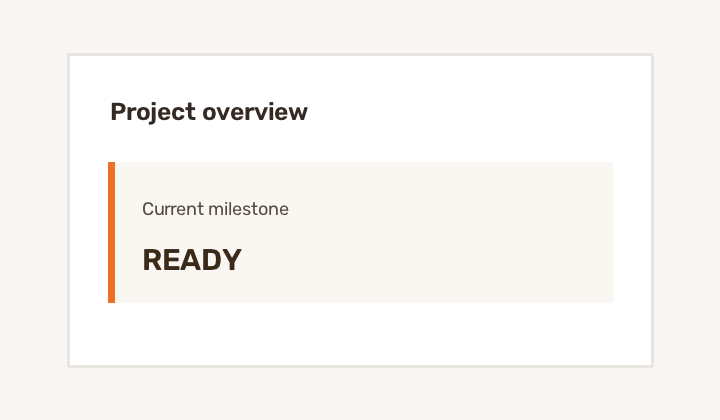
#> input picture examples/before.png, 720 x 420 px
$ python cli.py ../../examples/before.png -o out.png
#> lines starting #> are read from the running program, lines starting #| are printed output that depends on the picture; after the words box and inside, x2 and y2 are one past the last pixel; in counts of white or black regions, pixels touching at a corner belong together
#> in main, image is the input picture: shape (420, 720, 3); mean B, G, R 244.1, 246.4, 248.7
### src/first_step_non_vibe/detection.py
"""Detect narrow, solid vertical accent bars in screenshots."""

from __future__ import annotations

from dataclasses import dataclass

import cv2
import numpy as np


@dataclass(frozen=True, slots=True)
class DetectionConfig:
    """Geometry and contrast thresholds for accent detection."""

    min_height: int = 40
    max_width: int = 20
    sensitivity: float = 24.0


def detect_vertical_accents(
    image: np.ndarray,
    config: DetectionConfig | None = None,
) -> np.ndarray:
    """Return a uint8 mask whose white pixels are detected accent bars."""

    cfg = config or DetectionConfig()
    if image.ndim != 3 or image.shape[2] != 3:
        raise ValueError("image must be a BGR array with three channels")

    work = image.astype(np.float32)
    offset = cfg.max_width + 2
    left = np.roll(work, offset, axis=1)
    right = np.roll(work, -offset, axis=1)
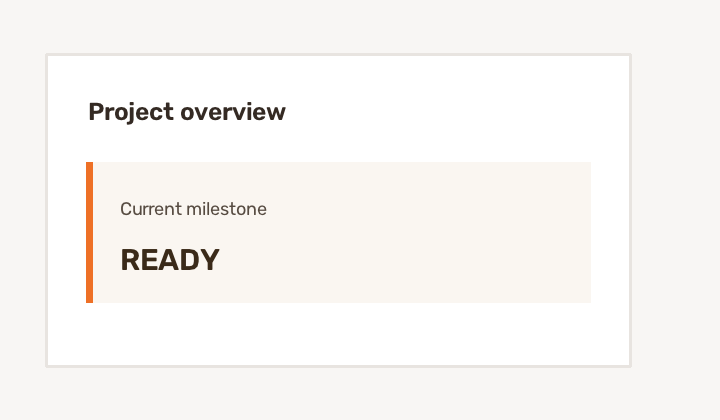
#> right: shape (420, 720, 3) float32; mean B, G, R 243.8, 247.5, 248.7
    left_distance = np.linalg.norm(work - left, axis=2)
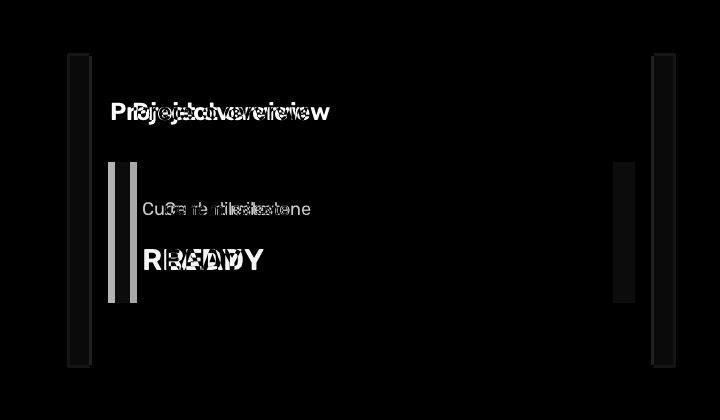
#> left_distance: shape (420, 720) float32; min 0, max 367.4, mean 7; drawn with min black and max white
    right_distance = np.linalg.norm(work - right, axis=2)
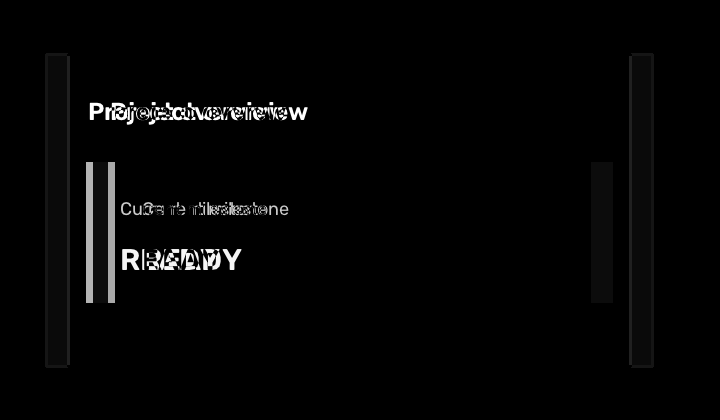
#> right_distance: shape (420, 720) float32; min 0, max 367.4, mean 7; drawn with min black and max white
    distance = np.minimum(left_distance, right_distance)
    distance[:, :offset] = 0
    distance[:, -offset:] = 0
    raw = (distance >= cfg.sensitivity).astype(np.uint8) * 255
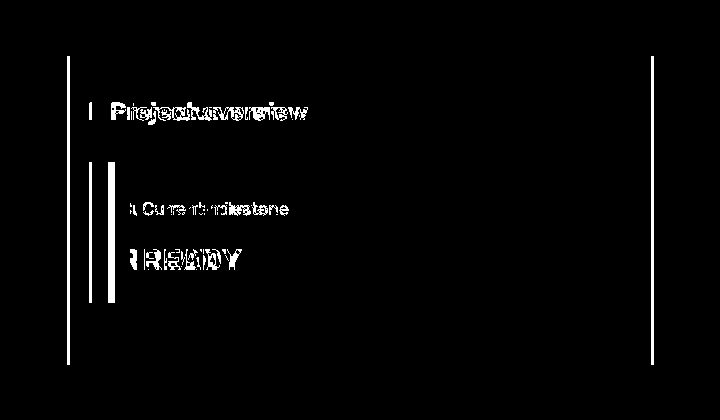
#> raw: shape (420, 720); 2.2% white; 75 white regions (32 under 20 px), largest, box (x1, y1, x2, y2) and area: (108, 162, 115, 303) 987, (67, 56, 70, 365) 927, (651, 56, 654, 365) 927
    raw = cv2.morphologyEx(
        raw,
        cv2.MORPH_CLOSE,
        cv2.getStructuringElement(cv2.MORPH_RECT, (3, 9)),
    )
#> raw: shape (420, 720); 2.8% white; 14 white regions, largest, box (x1, y1, x2, y2) and area: (111, 102, 308, 125) 2420, (144, 249, 221, 270) 1269, (108, 162, 115, 303) 987

    result = np.zeros(image.shape[:2], dtype=np.uint8)
    count, labels, stats, _ = cv2.connectedComponentsWithStats(raw, connectivity=8)
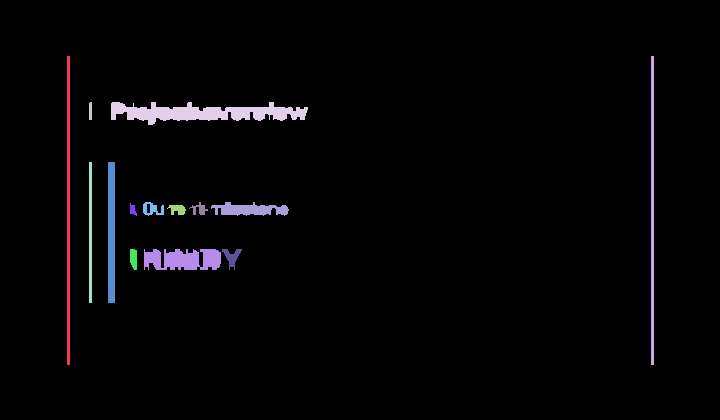
#> labels: shape (420, 720) int32; 15 distinct labels, from 0 to 14; one colour per label, 0 black
#> count = 15; stats = 15 rows, first 6: [0, 0, 720, 420, 293937], [67, 56, 3, 309, 927], [651, 56, 3, 309, 927], [89, 102, 3, 18, 53], [111, 102, 197, 23, 2420], [89, 162, 3, 141, 423]
    candidates: list[tuple[int, int, int, int, int, np.ndarray]] = []
    for label in range(1, count):
        x, y, width, height, area = stats[label]
        if height < cfg.min_height or width > cfg.max_width:
            continue
        if height / max(width, 1) < 4.0:
            continue
        if area / (width * height) < 0.30:
            continue
        component_pixels = work[labels == label]
        if float(np.mean(np.std(component_pixels, axis=0))) > 28.0:
            continue
        central_top = y + max(1, height // 10)
        central_bottom = y + height - max(1, height // 10)
        row_colors = []
        for row in range(central_top, central_bottom):
            row_pixels = work[row][labels[row] == label]
            if row_pixels.size:
                row_colors.append(np.median(row_pixels, axis=0))
        if row_colors:
            colors = np.asarray(row_colors)
            spatial_range = np.linalg.norm(
                np.max(colors, axis=0) - np.min(colors, axis=0)
            )
            if float(spatial_range) > 12.0:
                continue

        sample_width = max(4, min(cfg.max_width, 12))
        left_start = max(0, x - sample_width - 2)
        left_end = max(0, x - 2)
        right_start = min(image.shape[1], x + width + 2)
        right_end = min(image.shape[1], x + width + sample_width + 2)
        if left_end <= left_start or right_end <= right_start:
            continue
        left_color = np.median(work[y : y + height, left_start:left_end], axis=(0, 1))
        right_color = np.median(work[y : y + height, right_start:right_end], axis=(0, 1))
        if float(np.linalg.norm(left_color - right_color)) < 6.0:
            continue
        median_color = np.median(component_pixels, axis=0)
        candidates.append((label, x, y, width, height, median_color))
#> this loop made 14 passes
#> (x, y, width, height, area, central_top, central_bottom, left_start) on passes 1, 2, 6: (67, 56, 3, 309, 927, 86, 335, 53), (651, 56, 3, 309, 927, 86, 335, 637), (108, 162, 7, 141, 987, 176, 289, 94)
#> (x, y, width, height, area, central_top, central_bottom, left_start) on pass 5: (89, 162, 3, 141, 423, 176, 289, 75)
#> after the loop, candidates = [(1, 67, 56, 3, 309, [224, 228, 232]), (2, 651, 56, 3, 309, [224, 228, 232]), (6, 108, 162, 7, 141, [38, 112, 238])]

    paired_frames: set[int] = set()
    for index, first in enumerate(candidates):
        for second in candidates[index + 1 :]:
            _, first_x, first_y, first_width, first_height, first_color = first
            _, second_x, second_y, second_width, second_height, second_color = second
            same_span = (
                abs(first_y - second_y) <= 3
                and abs(first_height - second_height) <= 3
            )
            separated = abs(first_x - second_x) > 2 * cfg.max_width
            same_color = float(np.linalg.norm(first_color - second_color)) <= 10.0
            thin_pair = first_width <= 3 and second_width <= 3
            if same_span and separated and same_color and thin_pair:
                paired_frames.update((first[0], second[0]))
#> this loop made 3 passes
#> first on passes 1 to 3: (1, 67, 56, 3, 309, [224, 228, 232]), (2, 651, 56, 3, 309, [224, 228, 232]), (6, 108, 162, 7, 141, [38, 112, 238])
#> after the loop, paired_frames = 2 items

    for label, *_ in candidates:
        if label not in paired_frames:
            result[labels == label] = 255
#> this loop made 3 passes
#> label on passes 1 to 3: 1, 2, 6
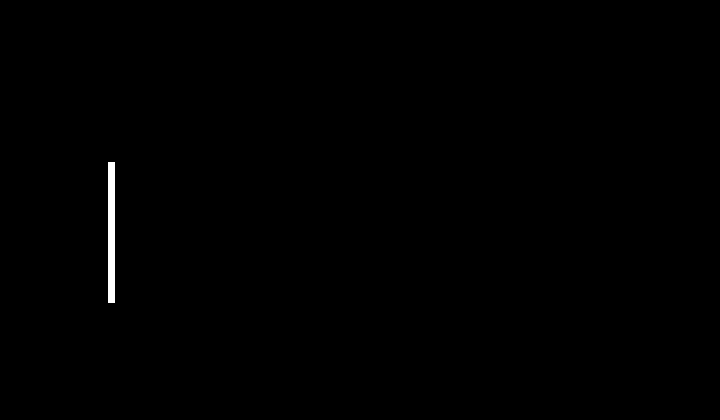
#> result: shape (420, 720); 0.33% white; 1 white region, box (x1, y1, x2, y2) and area: (108, 162, 115, 303) 987

    return result

### src/first_step_non_vibe/removal.py
"""Remove detected accent bars while preserving the surrounding screenshot."""

from __future__ import annotations

import cv2
import numpy as np

from .detection import DetectionConfig, detect_vertical_accents


def remove_vertical_accents(
    image: np.ndarray,
    config: DetectionConfig | None = None,
) -> tuple[np.ndarray, np.ndarray]:
    """Return ``(cleaned_image, detection_mask)`` for a BGR screenshot."""

    mask = detect_vertical_accents(image, config)
    if not np.any(mask):
        return image.copy(), mask

    expanded = cv2.dilate(
        mask,
        cv2.getStructuringElement(cv2.MORPH_ELLIPSE, (3, 3)),
        iterations=1,
    )
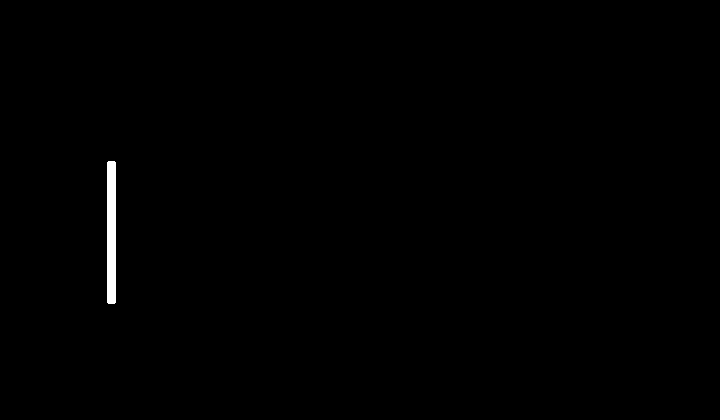
#> expanded: shape (420, 720); 0.42% white; 1 white region, box (x1, y1, x2, y2) and area: (107, 161, 116, 304) 1283
    cleaned = cv2.inpaint(image, expanded, 3, cv2.INPAINT_TELEA)
    return cleaned, expanded

### src/first_step_non_vibe/cli.py
"""Command-line interface for screenshot accent removal."""

from __future__ import annotations

import argparse
from pathlib import Path
import sys

import cv2
import numpy as np

from .detection import DetectionConfig
from .removal import remove_vertical_accents


def positive_int(value: str) -> int:
    parsed = int(value)
    if parsed <= 0:
        raise argparse.ArgumentTypeError("must be a positive integer")
    return parsed


def positive_float(value: str) -> float:
    parsed = float(value)
    if parsed <= 0:
        raise argparse.ArgumentTypeError("must be a positive number")
    return parsed


def build_parser() -> argparse.ArgumentParser:
    parser = argparse.ArgumentParser(
        prog="first-step-non-vibe",
        description="Remove narrow solid vertical accent bars from screenshots.",
    )
    parser.add_argument("input", type=Path, help="PNG, JPEG, or WebP screenshot")
    parser.add_argument("--output", "-o", required=True, type=Path)
    parser.add_argument("--mask", type=Path, help="Optional diagnostic mask")
    parser.add_argument("--min-height", type=positive_int, default=40)
    parser.add_argument("--max-width", type=positive_int, default=20)
    parser.add_argument("--sensitivity", type=positive_float, default=24.0)
    return parser


def _write_image(path: Path, image: np.ndarray, parser: argparse.ArgumentParser) -> None:
    path.parent.mkdir(parents=True, exist_ok=True)
    if not cv2.imwrite(str(path), image):
        parser.exit(2, f"error: Could not write image: {path}\n")


def main(argv: list[str] | None = None) -> int:
    parser = build_parser()
    args = parser.parse_args(argv)
    image = cv2.imread(str(args.input), cv2.IMREAD_COLOR)
    if image is None:
        parser.exit(2, f"error: Could not read input image: {args.input}\n")

    config = DetectionConfig(
        min_height=args.min_height,
        max_width=args.max_width,
        sensitivity=args.sensitivity,
    )
    cleaned, mask = remove_vertical_accents(image, config)
    _write_image(args.output, cleaned, parser)
    if args.mask:
        _write_image(args.mask, mask, parser)

    detected_pixels = int(np.count_nonzero(mask))
#> detected_pixels = 1283
    if detected_pixels:
        print(f"Detected and removed vertical accents ({detected_pixels} masked pixels).")
#| Detected and removed vertical accents (1283 masked pixels).
    else:
        print("No vertical accent detected; wrote an unchanged copy.")
    return 0


if __name__ == "__main__":
    sys.exit(main())
#> (the program exits here)
